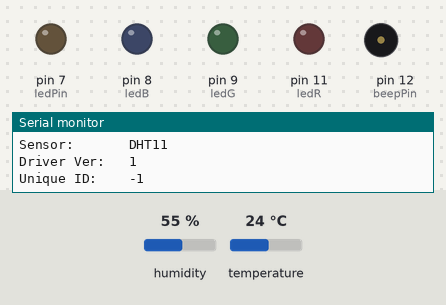
This sketch was run on a simulated Arduino Uno, built with avr-gcc and run on an emulated ATmega328P. Shown: output pins drawn as LEDs (lit = HIGH), buzzer (waves = sounding, pin HIGH), the last lines printed to the serial monitor. The test bench sets the inputs (shaded band); at power-on: humidity 55 %, temperature 24 °C.

Above: at 0.1 s.
At 0.5 s:
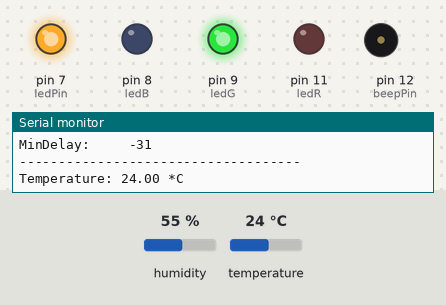
Timing chart, 0 to 2.0 s (numbered marks = the images above):
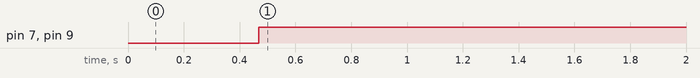

The sketch:

flower.ino
```cpp
#include <Adafruit_Sensor.h>
#include "DHT.h"
#include <DHT_U.h>

#define DHTPIN 2     // what digital pin we're connected to

// Uncomment whatever type you're using!
#define DHTTYPE DHT11   // DHT 11
//#define DHTTYPE DHT22   // DHT 22  (AM2302), AM2321
//#define DHTTYPE DHT21   // DHT 21 (AM2301)

DHT_Unified dht(DHTPIN, DHTTYPE);

int mSensorPin = A1;    // select the input pin for the potentiometer
int ledPin = 7;
int ledR = 11;
int ledG = 9;
int ledB = 8;
int beepPin = 12;

int mSensorValue = 0;  // variable to store the value coming from the sensor
int onOff = HIGH;
int beepOn = LOW;
uint32_t delayMS;
long previousMillis = 0;
long interval = 120000;

void setup() {
  pinMode(ledPin, OUTPUT);
  pinMode(ledR, OUTPUT);
  pinMode(ledG, OUTPUT);
  pinMode(ledB, OUTPUT);
  pinMode(beepPin, OUTPUT);
  dht.begin();
  Serial.begin(9600);
  sensor_t sensor;
  dht.temperature().getSensor(&sensor);
  Serial.println("------------------------------------");
  Serial.println("Temperature");
  Serial.print  ("Sensor:       "); Serial.println(sensor.name);
  Serial.print  ("Driver Ver:   "); Serial.println(sensor.version);
  Serial.print  ("Unique ID:    "); Serial.println(sensor.sensor_id);
  Serial.print  ("Max Value:    "); Serial.print(sensor.max_value); Serial.println(" *C");
  Serial.print  ("Min Value:    "); Serial.print(sensor.min_value); Serial.println(" *C");
  Serial.print  ("Resolution:   "); Serial.print(sensor.resolution); Serial.println(" *C");
  Serial.print  ("MinDelay:     "); Serial.println(sensor.min_delay/1000);
  Serial.println("------------------------------------");
  // Print humidity sensor details.
  dht.humidity().getSensor(&sensor);
  Serial.println("------------------------------------");
  Serial.println("Humidity");
  Serial.print  ("Sensor:       "); Serial.println(sensor.name);
  Serial.print  ("Driver Ver:   "); Serial.println(sensor.version);
  Serial.print  ("Unique ID:    "); Serial.println(sensor.sensor_id);
  Serial.print  ("Max Value:    "); Serial.print(sensor.max_value); Serial.println("%");
  Serial.print  ("Min Value:    "); Serial.print(sensor.min_value); Serial.println("%");
  Serial.print  ("Resolution:   "); Serial.print(sensor.resolution); Serial.println("%");
  Serial.print  ("MinDelay:     "); Serial.println(sensor.min_delay/1000);
  Serial.println("------------------------------------");
  // Set delay between sensor readings based on sensor details.
  delayMS = sensor.min_delay / 1000;
}

void loop() {
  // read the value from the sensor:
  mSensorValue = analogRead(mSensorPin);

  // Reading temperature or humidity takes about 250 milliseconds!
  sensors_event_t event;
  dht.temperature().getEvent(&event);
  if (isnan(event.temperature)) {
    Serial.println("Error reading temperature!");
  }
  else {
    Serial.print("Temperature: ");
    Serial.print(event.temperature);
    Serial.println(" *C");
  }
  // Get humidity event and print its value.
  dht.humidity().getEvent(&event);
  if (isnan(event.relative_humidity)) {
    Serial.println("Error reading humidity!");
  }
  else {
    Serial.print("Humidity: ");
    Serial.print(event.relative_humidity);
    Serial.println("%");
  }
  Serial.print("M-sensor: ");
  Serial.println(mSensorValue);
  int doIt = LOW;
  unsigned long currentMillis = millis();
  if(currentMillis - previousMillis > interval) {
      // save the last time you blinked the LED
      previousMillis = currentMillis;
      doIt = HIGH;
  } else if (currentMillis < previousMillis) {
      previousMillis = currentMillis;
  }
  else {
  }

  if (mSensorValue < 210) {
    // red condition
    digitalWrite(ledR, onOff);   // turn the LED on (HIGH is the voltage level)
    digitalWrite(ledG, LOW);   // turn the LED on (HIGH is the voltage level)
    digitalWrite(ledB, LOW);   // turn the LED on (HIGH is the voltage level)
    if (doIt == HIGH) {
      beepOn = HIGH;
    }
  } else if (mSensorValue < 350) {
    // yellow condition
    digitalWrite(ledR, LOW);   // turn the LED on (HIGH is the voltage level)
    digitalWrite(ledG, LOW);   // turn the LED on (HIGH is the voltage level)
    digitalWrite(ledB, onOff);   // turn the LED on (HIGH is the voltage level)
  }
  else {
    // green condition
    digitalWrite(ledR, LOW);   // turn the LED on (HIGH is the voltage level)
    digitalWrite(ledG, onOff);   // turn the LED on (HIGH is the voltage level)
    digitalWrite(ledB, LOW);   // turn the LED on (HIGH is the voltage level)
  }
  digitalWrite(ledPin, onOff);   // turn the LED on (HIGH is the voltage level)
  if (onOff == HIGH) {
    if (beepOn) {
        tone(beepPin, 1000);
        beepOn = LOW;
    }
    //tone(beepPin, 1000);
    onOff = LOW;
  }
  else {
    noTone(beepPin);
    onOff = HIGH;
  }
  delay(delayMS);
}
```

Measured:
- by itself, pin 7 (ledPin), pin 9 (ledG): LOW → HIGH at 0.47 s
